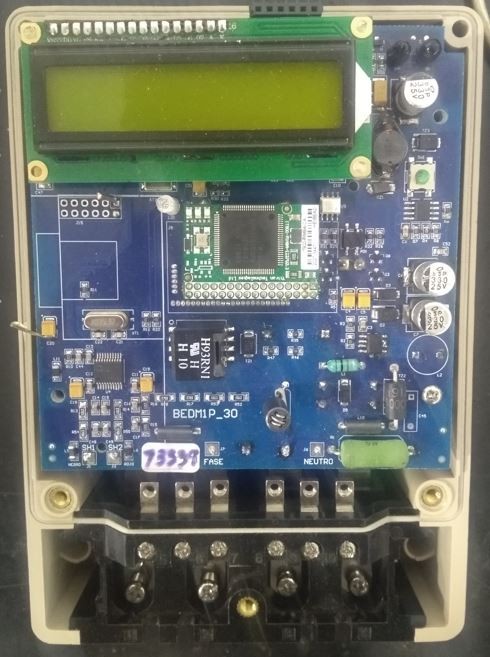
#> input picture medidor_template.jpg, 490 x 657 px
$ python some_template.py
#> lines starting #> are read from the running program, lines starting #| are printed output that depends on the picture
''' Para un solo template: OpenCV Template Maching
(https://opencv24-python-tutorials.readthedocs.io/en/stable/py_tutorials/py_imgproc/py_template_matching/py_template_matching.html) '''
import os
import cv2
import numpy as np
from matplotlib import pyplot as plt

file_path = os.path.dirname(__file__)
relative_path = "/results"
full_path = file_path + relative_path

img = cv2.imread('medidor_template.jpg',0)
#> img: shape (657, 490); min 18, max 255, mean 112.9
template = cv2.imread('res_template.jpg',0)
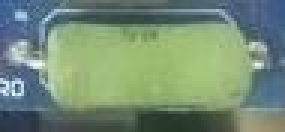
#> input picture res_template.jpg, 95 x 44 px (shown 3 times larger)
#> template: shape (44, 95); min 47, max 255, mean 130.7
w, h = template.shape[::-1]
#> w = 95; h = 44

# All the 6 methods for comparison in a list
methods = ['cv2.TM_CCOEFF', 'cv2.TM_CCOEFF_NORMED', 'cv2.TM_CCORR',
            'cv2.TM_CCORR_NORMED', 'cv2.TM_SQDIFF', 'cv2.TM_SQDIFF_NORMED']
count = 0
for meth in methods:
    img_copy = img.copy()
    method = eval(meth)

    # Apply template Matching
    res = cv2.matchTemplate(img_copy,template,method)
    min_val, max_val, min_loc, max_loc = cv2.minMaxLoc(res)

    # If the method is TM_SQDIFF or TM_SQDIFF_NORMED, take minimum
    if method in [cv2.TM_SQDIFF, cv2.TM_SQDIFF_NORMED]:
        top_left = min_loc
    else:
        top_left = max_loc
    bottom_right = (top_left[0] + w, top_left[1] + h)

    cv2.rectangle(img,top_left, bottom_right, 255, 2)

    plt.subplot(121),plt.imshow(res,cmap = 'gray')
    plt.title('Matching Result'), plt.xticks([]), plt.yticks([])
    plt.subplot(122),plt.imshow(img,cmap = 'gray')
    plt.title('Detected Point'), plt.xticks([]), plt.yticks([])
    plt.suptitle(meth)

    plt.show()

    file_name = full_path + '/' + f'res_{meth}' +'.png'
    cv2.imwrite(file_name,img_copy)
#> this loop made 6 passes
#> (min_val, max_val, min_loc, top_left, bottom_right) on passes 1 to 4: (-4164036.5, 7195540.5, (144, 408), (325, 432), (420, 476)), (-0.575, 0.582, (203, 168), (236, 80), (331, 124)), (20497460, 97182776, (263, 593), (351, 70), (446, 114)), (0.705, 0.968, (56, 599), (212, 147), (307, 191))
#> (min_val, max_val, max_loc, top_left, bottom_right) on passes 5 to 6: (5538816, 44284696, (296, 585), (48, 94), (143, 138)), (0.107, 1, (75, 548), (63, 74), (158, 118))
#> pass 1, `res = cv2.matchTemplate(img_copy,template,method)`:
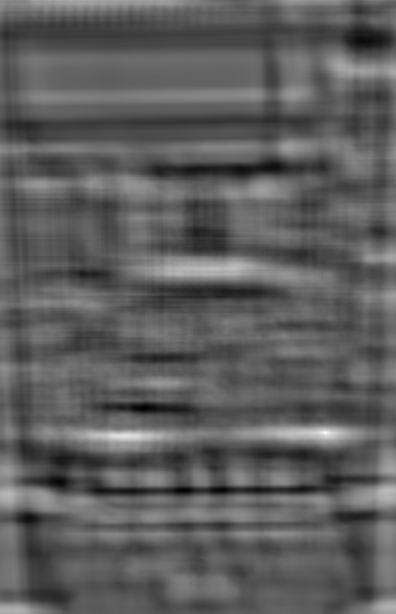
#> res: shape (614, 396) float32; min -4164036.5, max 7195540.5, mean 9735.9; drawn with min black and max white
#> pass 1, `plt.show()`:
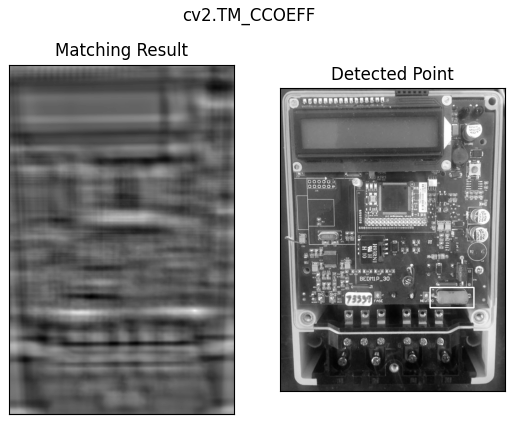
#> figure drawn by matplotlib, 2 panels
#> pass 2, `res = cv2.matchTemplate(img_copy,template,method)`:
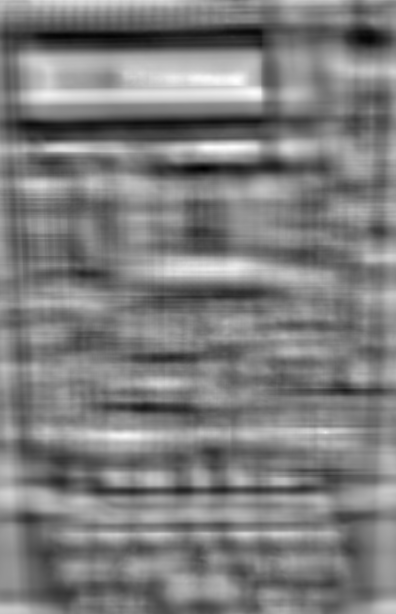
#> res: shape (614, 396) float32; min -0.575, max 0.582, mean -0.00325; drawn with min black and max white
#> pass 2, `plt.show()`:
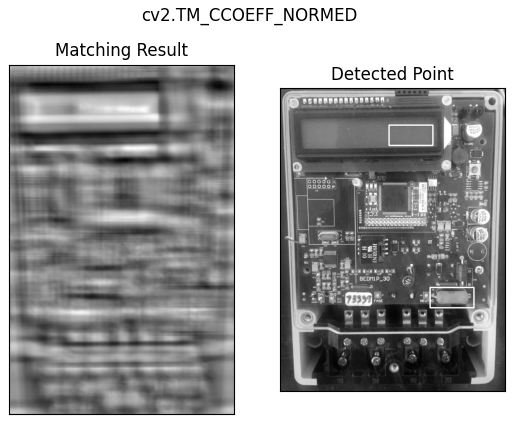
#> figure drawn by matplotlib, 2 panels
#> after the loop:
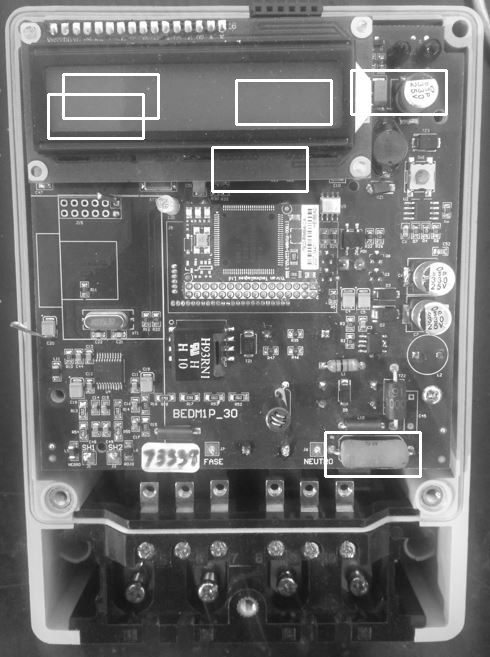
#> img: shape (657, 490); min 18, max 255, mean 115.2
#> after the loop:
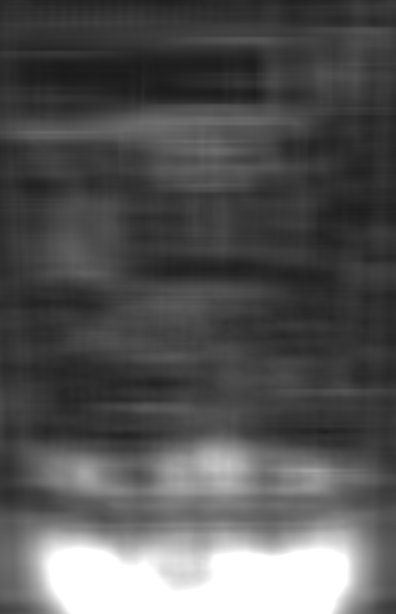
#> res: shape (614, 396) float32; min 0.107, max 1, mean 0.336
